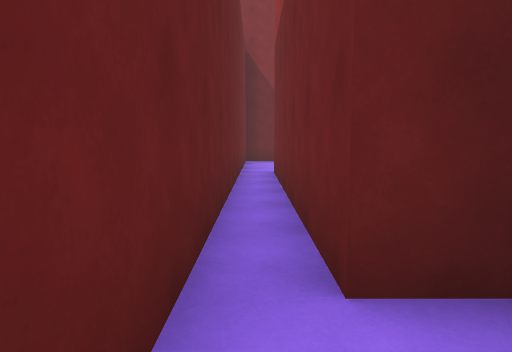
View 1 (above)

20 first-person views from a walk through a scene from a Unity 3-D project. The camera is 1.4 m above the floor, tilts 6° down and sees 75° across. The floor is counted in squares, 2 m on a side. Each view is taken from the middle of a square. On the plan, view 1 faces up. The plan holds only what a view shows up to about 10 squares ahead; the rest is blank. The place goes on beyond the plan. The player character is not drawn. Some animated figures are not drawn.

View 2
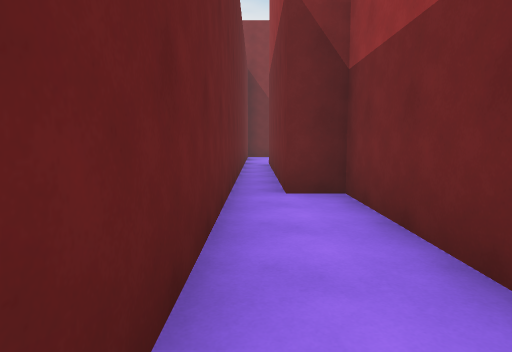

View 3
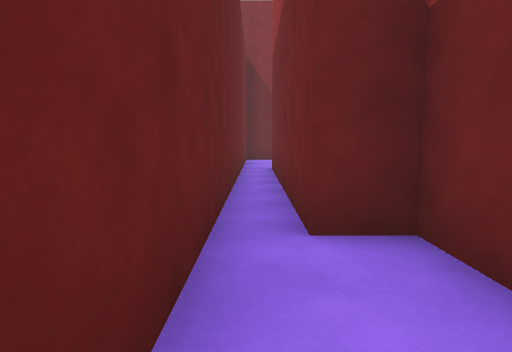

View 4
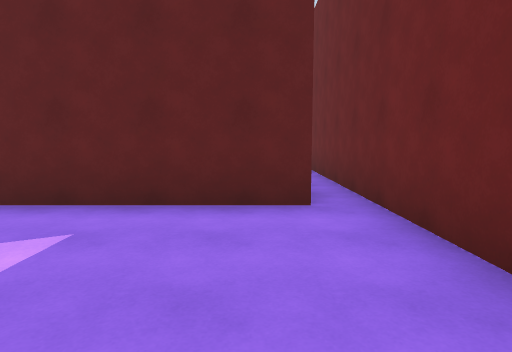

View 5
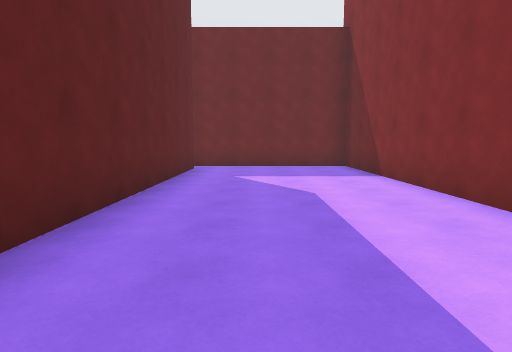

View 6
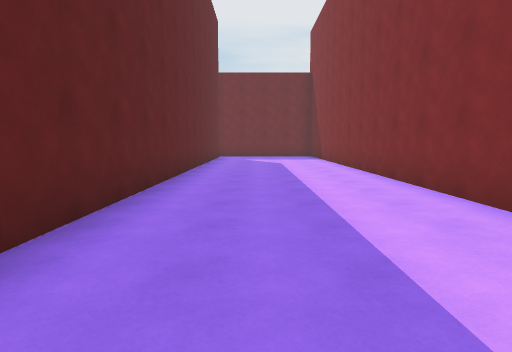

View 7
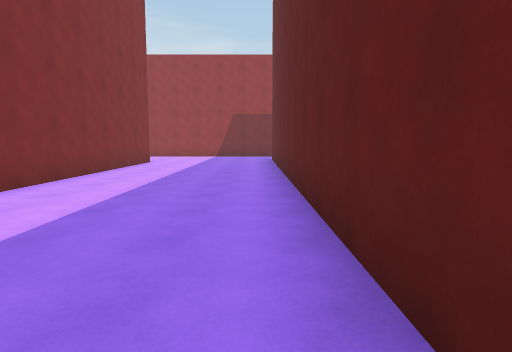

View 8
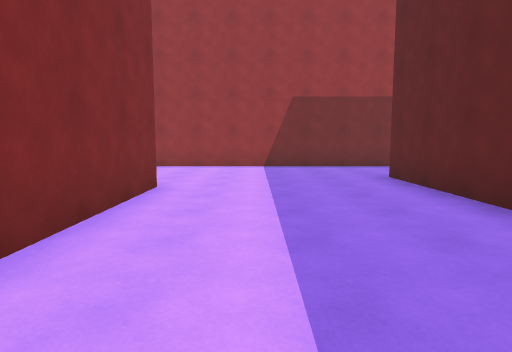

View 9
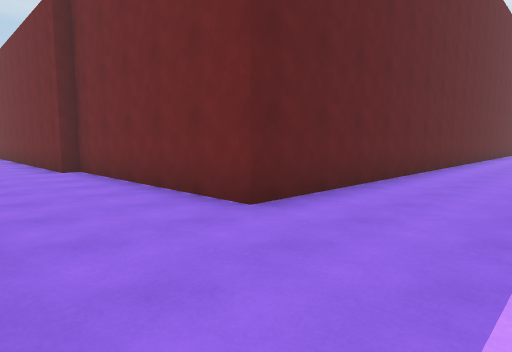

View 10
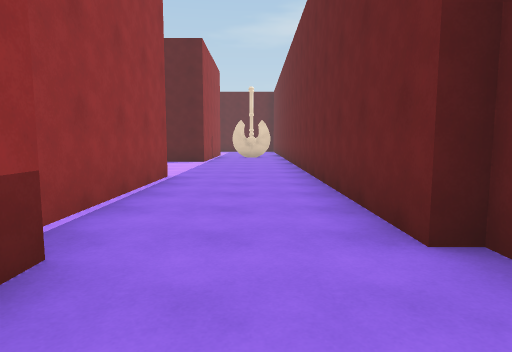

View 11
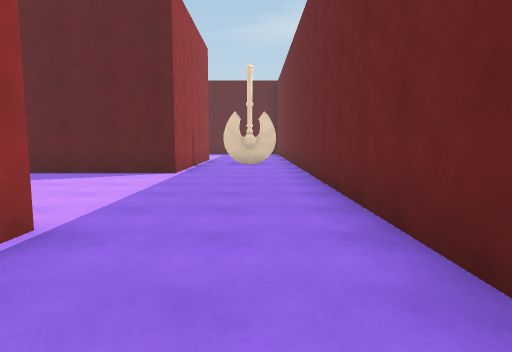

View 12
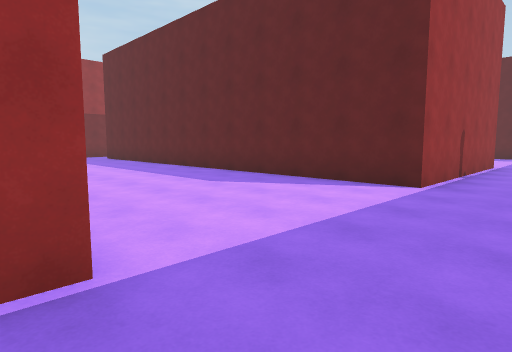

View 13
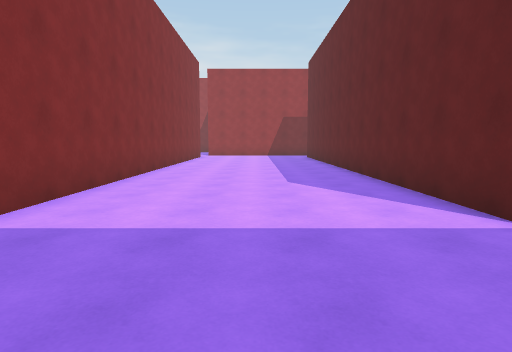

View 14
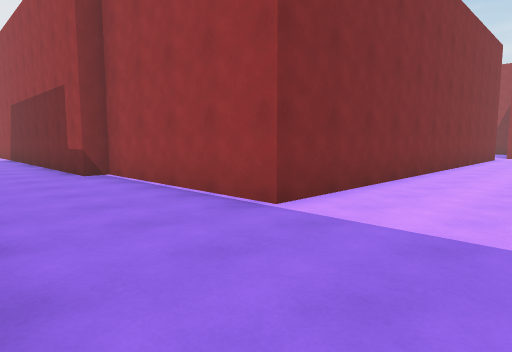

View 15
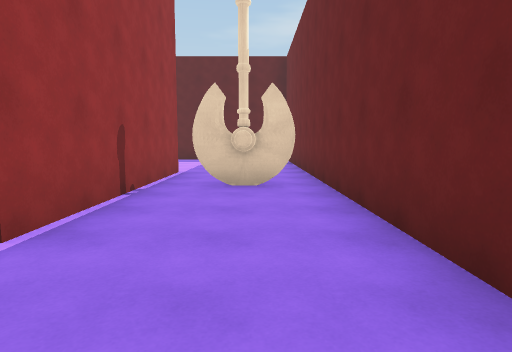

View 16
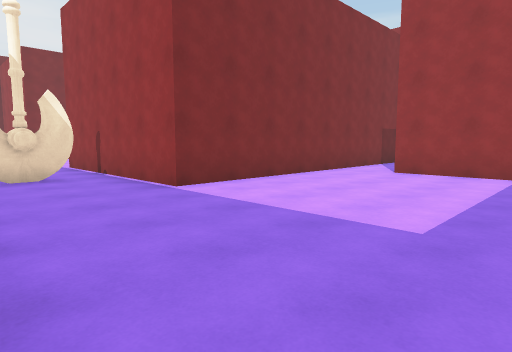

View 17
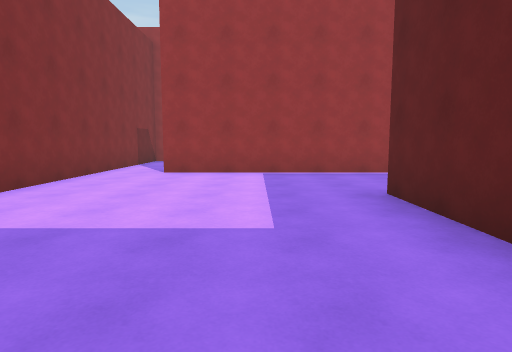

View 18
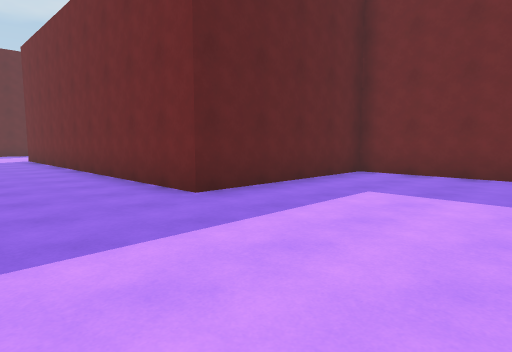

View 19
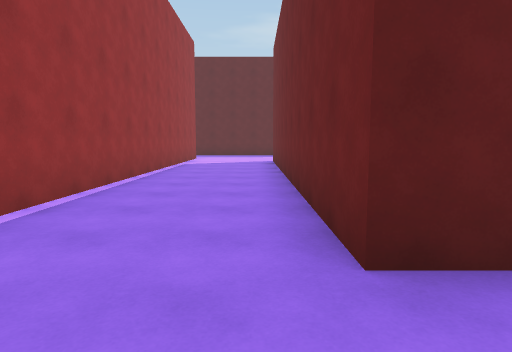

View 20
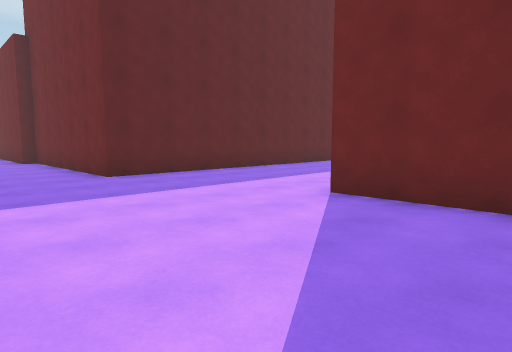

### Floor plan
Points are (right, up) in squares from view 1. A wall is a line through its corners. A room is listed if a view was taken in it or the views show most of it. See-through windows are left out.
Room 1 (views 1, 2, 3)
walls: (1.2, -1.5) (1.2, 1.4) (0.4, 1.4); (-0.3, 1.6) (-0.3, -2.6)
ways out: opening at (0, 2) to room 2
Room 2 (views 4, 5, 6, 7, 8, 9, 10, 11, 12, 13, 14, 15, 16, 17, 18, 19, 20)
walls: (33.5, -2.6) (25.7, -2.6) (25.7, 2.1) (25.2, 2.1) (25.2, 12.9); (30.4, -12.5) (25.7, -12.5) (25.7, -7.2) (33, -7.2); (21.1, 13.5) (21.1, 11.5) (14.5, 11.5); (11.8, 11.5) (-0.3, 11.5) (-0.3, 1.6); (0.4, 1.4) (0.4, 7.4) (22.5, 7.4) (22.5, 1.9) (22.9, 1.9) (22.9, -17.7) (27.4, -17.7) (27.4, -25.9); (30.4, -26) (30.4, -13.9)
ways out: opening at (0, 2) to room 1; opening at (31, -13)
objects: axe (24, -10) to (25, -10)

Where each view was taken, in squares from view 1:
view 1: 0 up, 0 right, facing up
view 2: 3 down, 0 right, facing up
view 3: 1 down, 0 right, facing up
view 4: 11 up, 1 right, facing down
view 5: 9 up, 9 right, facing left
view 6: 9 up, 15 right, facing left
view 7: 8 up, 10 right, facing right
view 8: 10 up, 16 right, facing right
view 9: 10 up, 25 right, facing down-left
view 10: 4 up, 24 right, facing down
view 11: 0 up, 24 right, facing down
view 12: 2 down, 24 right, facing down-right
view 13: 5 down, 23 right, facing right
view 14: 5 down, 23 right, facing up-right
view 15: 5 down, 24 right, facing down
view 16: 17 down, 23 right, facing up-right
view 17: 16 down, 23 right, facing right
view 18: 14 down, 30 right, facing down-left
view 19: 16 down, 28 right, facing down
view 20: 14 up, 25 right, facing down-left
